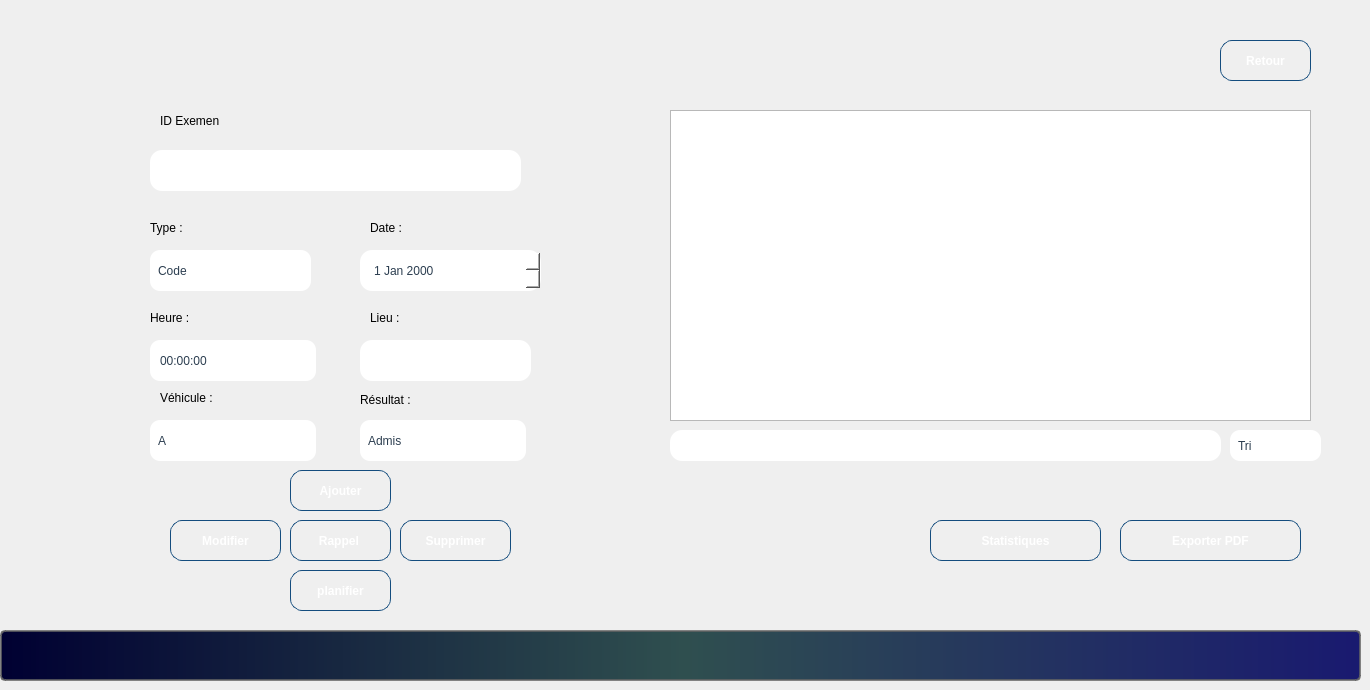
    <widget class="QWidget" name="Gestion_des_examens">
     <widget class="QTableView" name="tableView_examens">
      <property name="geometry">
       <rect>
        <x>670</x>
        <y>110</y>
        <width>641</width>
        <height>311</height>
       </rect>
      </property>
      <property name="toolTip">
       <string>&lt;html&gt;&lt;head/&gt;&lt;body&gt;&lt;p&gt;&lt;br/&gt;&lt;/p&gt;&lt;/body&gt;&lt;/html&gt;</string>
      </property>
      <property name="styleSheet">
       <string notr="true">/* Style global du tableau */
QTableWidget, QTableView {
    background-color: white;          /* fond neutre */
    border: 2px solid #43cea2;        /* contour vert-bleu */
    border-radius: 12px;
    gridline-color: #dcdcdc;          /* lignes discrètes */
    selection-background-color: #43cea2;
    selection-color: white;
}

/* En-têtes horizontaux */
QHeaderView::section {
    background: white;                /* fond neutre */
    color: #2c3e50;                   /* texte gris foncé */
    padding: 4px;
    border: 1px solid #43cea2;        /* contour vert-bleu */
    border-radius: 6px;
}

/* Lignes de cellule */
QTableWidget::item {
    padding: 4px;
    border-bottom: 1px solid #eaeaea; /* lignes grises claires */
}

/* Lignes au survol */
QTableWidget::item:hover {
    background-color: rgba(67, 206, 162, 0.1); /* léger voile vert */
}

/* Lignes sélectionnées */
QTableWidget::item:selected {
    background-color: #43cea2;        /* vert-bleu */
    color: white;
}

/* Scrollbars sobres */
QScrollBar:vertical {
    border: none;
    background: #f0f0f0;
    width: 12px;
    border-radius: 6px;
}

QScrollBar::handle:vertical {
    background: #43cea2;              /* juste la poignée colorée */
    min-height: 20px;
    border-radius: 6px;
}

QScrollBar::add-line:vertical, QScrollBar::sub-line:vertical {
    height: 0px;
}

QScrollBar::add-page:vertical, QScrollBar::sub-</string>
      </property>
     </widget>
     <widget class="QPushButton" name="exporterPDF">
      <property name="geometry">
       <rect>
        <x>1120</x>
        <y>520</y>
        <width>181</width>
        <height>41</height>
       </rect>
      </property>
      <property name="styleSheet">
       <string notr="true">QPushButton {
    background: qlineargradient(x1:0, y1:0, x2:1, y2:0,
        stop:0 #43cea2,
        stop:1 #185a9d
    );
    color: white;
    border-radius: 12px;
    padding: 10px 22px;
    font-weight: bold;
    border: 1px solid #144d7e;
}

QPushButton:hover {
    background: qlineargradient(x1:0, y1:0, x2:1, y2:0,
        stop:0 #ff4e50,   /* rouge vif */
        stop:0.5 #fc913a, /* orange vif */
        stop:1 #f9d423   /* jaune lumineux */
    );
    border: 1px solid #e04b3f; /* bordure assortie au feu */
}
</string>
      </property>
      <property name="text">
       <string>Exporter PDF</string>
      </property>
     </widget>
     <widget class="QComboBox" name="comboBox_vehicule">
      <property name="geometry">
       <rect>
        <x>150</x>
        <y>420</y>
        <width>170</width>
        <height>41</height>
       </rect>
      </property>
      <property name="styleSheet">
       <string notr="true">QComboBox {
    border: 2px solid qlineargradient(x1:0, y1:0, x2:1, y2:0,
        stop:0 #43cea2, stop:1 #185a9d);
    border-radius: 10px;    /* un peu moins arrondi si tu veux */
    padding: 4px 8px;       /* moins d'espace intérieur */
    background: white;
    color: #2c3e50;
    min-width: 100px;       /* largeur minimale plus petite */
    max-width: 150px;       /* facultatif : limite largeur */
    height: 24px;           /* hauteur plus petite */
}

/* Drop-down (flèche) */
QComboBox::drop-down {
    subcontrol-origin: padding;
    subcontrol-position: top right;
    width: 20px;           /* réduit largeur flèche */
    border: none;
    background: transparent;
}

QComboBox::down-arrow {
    width: 12px;
    height: 12px;
}

/* Hover et focus restent inchangés */
QComboBox:focus {
    border: 2px solid qlineargradient(x1:0, y1:0, x2:1, y2:0,
        stop:0 #ff4b1f, stop:1 #ffc837);
    box-shadow: 0 0 4px rgba(255, 107, 53, 0.6);
}

QComboBox:hover {
    border: 2px solid #43cea2;
    box-shadow: 0 0 4px rgba(67, 206, 162, 0.6);
}

/* Menu déroulant */
QComboBox QAbstractItemView {
    background: white;
    border: 1px solid #43cea2;
    selection-background-color: #43cea2;
    selection-color: white;
}</string>
      </property>
      <item>
       <property name="text">
        <string>A</string>
       </property>
      </item>
      <item>
       <property name="text">
        <string>B</string>
       </property>
      </item>
      <item>
       <property name="text">
        <string>241-7474</string>
       </property>
      </item>
     </widget>
     <widget class="QPushButton" name="pushButton_stats">
      <property name="geometry">
       <rect>
        <x>930</x>
        <y>520</y>
        <width>171</width>
        <height>41</height>
       </rect>
      </property>
      <property name="styleSheet">
       <string notr="true">QPushButton {
    background: qlineargradient(x1:0, y1:0, x2:1, y2:0,
        stop:0 #43cea2,
        stop:1 #185a9d
    );
    color: white;
    border-radius: 12px;
    padding: 10px 22px;
    font-weight: bold;
    border: 1px solid #144d7e;
}

QPushButton:hover {
    background: qlineargradient(x1:0, y1:0, x2:1, y2:0,
        stop:0 #ff4e50,   /* rouge vif */
        stop:0.5 #fc913a, /* orange vif */
        stop:1 #f9d423   /* jaune lumineux */
    );
    border: 1px solid #e04b3f; /* bordure assortie au feu */
}
</string>
      </property>
      <property name="text">
       <string>Statistiques</string>
      </property>
     </widget>
     <widget class="QLabel" name="label">
      <property name="geometry">
       <rect>
        <x>160</x>
        <y>110</y>
        <width>61</width>
        <height>21</height>
       </rect>
      </property>
      <property name="text">
       <string>ID Exemen :</string>
      </property>
     </widget>
     <widget class="QPushButton" name="pushButton_ajouter">
      <property name="geometry">
       <rect>
        <x>290</x>
        <y>470</y>
        <width>101</width>
        <height>41</height>
       </rect>
      </property>
      <property name="styleSheet">
       <string notr="true">QPushButton {
    background: qlineargradient(x1:0, y1:0, x2:1, y2:0,
        stop:0 #43cea2,
        stop:1 #185a9d
    );
    color: white;
    border-radius: 12px;
    padding: 10px 22px;
    font-weight: bold;
    border: 1px solid #144d7e;
}

QPushButton:hover {
    background: qlineargradient(x1:0, y1:0, x2:1, y2:0,
        stop:0 #ff4e50,   /* rouge vif */
        stop:0.5 #fc913a, /* orange vif */
        stop:1 #f9d423   /* jaune lumineux */
    );
    border: 1px solid #e04b3f; /* bordure assortie au feu */
}
</string>
      </property>
      <property name="text">
       <string>Ajouter</string>
      </property>
     </widget>
     <widget class="QLabel" name="label_4">
      <property name="geometry">
       <rect>
        <x>150</x>
        <y>310</y>
        <width>49</width>
        <height>16</height>
       </rect>
      </property>
      <property name="text">
       <string>Heure :</string>
      </property>
     </widget>
     <widget class="QComboBox" name="comboBox_type">
      <property name="geometry">
       <rect>
        <x>150</x>
        <y>250</y>
        <width>161</width>
        <height>41</height>
       </rect>
      </property>
      <property name="styleSheet">
       <string notr="true">QComboBox {
    border: 2px solid qlineargradient(x1:0, y1:0, x2:1, y2:0,
        stop:0 #43cea2, stop:1 #185a9d);
    border-radius: 10px;    /* un peu moins arrondi si tu veux */
    padding: 4px 8px;       /* moins d'espace intérieur */
    background: white;
    color: #2c3e50;
    min-width: 100px;       /* largeur minimale plus petite */
    max-width: 150px;       /* facultatif : limite largeur */
    height: 24px;           /* hauteur plus petite */
}

/* Drop-down (flèche) */
QComboBox::drop-down {
    subcontrol-origin: padding;
    subcontrol-position: top right;
    width: 20px;           /* réduit largeur flèche */
    border: none;
    background: transparent;
}

QComboBox::down-arrow {
    width: 12px;
    height: 12px;
}

/* Hover et focus restent inchangés */
QComboBox:focus {
    border: 2px solid qlineargradient(x1:0, y1:0, x2:1, y2:0,
        stop:0 #ff4b1f, stop:1 #ffc837);
    box-shadow: 0 0 4px rgba(255, 107, 53, 0.6);
}

QComboBox:hover {
    border: 2px solid #43cea2;
    box-shadow: 0 0 4px rgba(67, 206, 162, 0.6);
}

/* Menu déroulant */
QComboBox QAbstractItemView {
    background: white;
    border: 1px solid #43cea2;
    selection-background-color: #43cea2;
    selection-color: white;
}</string>
      </property>
      <item>
       <property name="text">
        <string>Code</string>
       </property>
      </item>
      <item>
       <property name="text">
        <string>Circuit</string>
       </property>
      </item>
      <item>
       <property name="text">
        <string>Parking</string>
       </property>
      </item>
     </widget>
     <widget class="QLineEdit" name="lineEdit_rechercheType">
      <property name="geometry">
       <rect>
        <x>670</x>
        <y>430</y>
        <width>551</width>
        <height>31</height>
       </rect>
      </property>
      <property name="styleSheet">
       <string notr="true">QLineEdit {
    border: 2px solid qlineargradient(x1:0, y1:0, x2:1, y2:0,
        stop:0 #43cea2, stop:1 #185a9d);
    border-radius: 12px;
    padding: 6px 12px;
    background: white;
    color: #2c3e50;
}

QLineEdit:focus {
    border: 2px solid qlineargradient(x1:0, y1:0, x2:1, y2:0,
        stop:0 #ff4b1f, stop:1 #ffc837); /* style feu au focus */
}
</string>
      </property>
      <property name="text">
       <string/>
      </property>
     </widget>
     <widget class="QTimeEdit" name="timeEdit_heure">
      <property name="geometry">
       <rect>
        <x>150</x>
        <y>340</y>
        <width>170</width>
        <height>41</height>
       </rect>
      </property>
      <property name="styleSheet">
       <string notr="true">QTimeEdit {
    border: 2px solid qlineargradient(x1:0, y1:0, x2:1, y2:0,
        stop:0 #43cea2, stop:1 #185a9d);
    border-radius: 10px;
    padding: 4px 8px;
    background: white;
    color: #2c3e50;
    min-width: 100px;
    max-width: 150px;
    height: 24px;
    selection-background-color: #43cea2; /* couleur quand on sélectionne une partie de l'heure */
    selection-color: white;
}

/* Boutons d’incrémentation/décrémentation */
QTimeEdit::up-button {
    subcontrol-origin: border;
    subcontrol-position: top right;
    width: 16px;
    border: none;
    background: transparent;
}

QTimeEdit::down-button {
    subcontrol-origin: border;
    subcontrol-position: bottom right;
    width: 16px;
    border: none;
    background: transparent;
}

QTimeEdit::up-arrow, QTimeEdit::down-arrow {
    width: 10px;
    height: 10px;
}

/* Focus */
QTimeEdit:focus {
    border: 2px solid qlineargradient(x1:0, y1:0, x2:1, y2:0,
        stop:0 #ff4b1f, stop:1 #ffc837);
    /* ⚠️ box-shadow n’est pas supporté par Qt StyleSheets */
}

/* Hover */
QTimeEdit:hover {
    border: 2px solid #43cea2;
}</string>
      </property>
     </widget>
     <widget class="QLabel" name="label_8">
      <property name="geometry">
       <rect>
        <x>160</x>
        <y>390</y>
        <width>61</width>
        <height>16</height>
       </rect>
      </property>
      <property name="styleSheet">
       <string notr="true">QPushButton {
    background: qlineargradient(x1: 0, y1: 0, x2: 1, y2: 0, stop: 0 rgba(0, 0, 50, 255), stop: 0.5 rgba(47, 79, 79, 255), stop: 1 rgba(25, 25, 112, 255));
    border: 2px solid rgba(100, 100, 100, 200);
    padding: 5px;
    color: white;
    font-weight: bold;
    border-radius: 5px;
}
</string>
      </property>
      <property name="text">
       <string>Véhicule :</string>
      </property>
     </widget>
     <widget class="QComboBox" name="comboBox_triDate">
      <property name="geometry">
       <rect>
        <x>1230</x>
        <y>430</y>
        <width>91</width>
        <height>31</height>
       </rect>
      </property>
      <property name="toolTip">
       <string>&lt;html&gt;&lt;head/&gt;&lt;body&gt;&lt;p&gt;&lt;br/&gt;&lt;/p&gt;&lt;/body&gt;&lt;/html&gt;</string>
      </property>
      <property name="styleSheet">
       <string notr="true">QComboBox {
    border: 2px solid qlineargradient(x1:0, y1:0, x2:1, y2:0,
        stop:0 #43cea2, stop:1 #185a9d);
    border-radius: 10px;    /* un peu moins arrondi si tu veux */
    padding: 4px 8px;       /* moins d'espace intérieur */
    background: white;
    color: #2c3e50;
   
 
}

/* Drop-down (flèche) */
QComboBox::drop-down {
    subcontrol-origin: padding;
    subcontrol-position: top right;
    width: 20px;           /* réduit largeur flèche */
    border: none;
    background: transparent;
}

QComboBox::down-arrow {
    width: 12px;
    height: 12px;
}

/* Hover et focus restent inchangés */
QComboBox:focus {
    border: 2px solid qlineargradient(x1:0, y1:0, x2:1, y2:0,
        stop:0 #ff4b1f, stop:1 #ffc837);
    box-shadow: 0 0 4px rgba(255, 107, 53, 0.6);
}

QComboBox:hover {
    border: 2px solid #43cea2;
    box-shadow: 0 0 4px rgba(67, 206, 162, 0.6);
}

/* Menu déroulant */
QComboBox QAbstractItemView {
    background: white;
    border: 1px solid #43cea2;
    selection-background-color: #43cea2;
    selection-color: white;
}</string>
      </property>
      <item>
       <property name="text">
        <string>Tri</string>
       </property>
      </item>
      <item>
       <property name="text">
        <string>Croissant</string>
       </property>
      </item>
      <item>
       <property name="text">
        <string>Décroissant</string>
       </property>
      </item>
     </widget>
     <widget class="QComboBox" name="comboBox_resultat">
      <property name="geometry">
       <rect>
        <x>360</x>
        <y>420</y>
        <width>170</width>
        <height>41</height>
       </rect>
      </property>
      <property name="styleSheet">
       <string notr="true">QComboBox {
    border: 2px solid qlineargradient(x1:0, y1:0, x2:1, y2:0,
        stop:0 #43cea2, stop:1 #185a9d);
    border-radius: 10px;    /* un peu moins arrondi si tu veux */
    padding: 4px 8px;       /* moins d'espace intérieur */
    background: white;
    color: #2c3e50;
    min-width: 100px;       /* largeur minimale plus petite */
    max-width: 150px;       /* facultatif : limite largeur */
    height: 24px;           /* hauteur plus petite */
}

/* Drop-down (flèche) */
QComboBox::drop-down {
    subcontrol-origin: padding;
    subcontrol-position: top right;
    width: 20px;           /* réduit largeur flèche */
    border: none;
    background: transparent;
}

QComboBox::down-arrow {
    width: 12px;
    height: 12px;
}

/* Hover et focus restent inchangés */
QComboBox:focus {
    border: 2px solid qlineargradient(x1:0, y1:0, x2:1, y2:0,
        stop:0 #ff4b1f, stop:1 #ffc837);
    box-shadow: 0 0 4px rgba(255, 107, 53, 0.6);
}

QComboBox:hover {
    border: 2px solid #43cea2;
    box-shadow: 0 0 4px rgba(67, 206, 162, 0.6);
}

/* Menu déroulant */
QComboBox QAbstractItemView {
    background: white;
    border: 1px solid #43cea2;
    selection-background-color: #43cea2;
    selection-color: white;
}</string>
      </property>
      <item>
       <property name="text">
        <string>Admis</string>
       </property>
      </item>
      <item>
       <property name="text">
        <string>En attente</string>
       </property>
      </item>
      <item>
       <property name="text">
        <string>Refuse</string>
       </property>
      </item>
     </widget>
     <widget class="QLineEdit" name="lineEdit_lieu">
      <property name="geometry">
       <rect>
        <x>360</x>
        <y>340</y>
        <width>171</width>
        <height>41</height>
       </rect>
      </property>
      <property name="styleSheet">
       <string notr="true">QLineEdit {
    border: 2px solid qlineargradient(x1:0, y1:0, x2:1, y2:0,
        stop:0 #43cea2, stop:1 #185a9d);
    border-radius: 12px;
    padding: 6px 12px;
    background: white;
    color: #2c3e50;
}

QLineEdit:focus {
    border: 2px solid qlineargradient(x1:0, y1:0, x2:1, y2:0,
        stop:0 #ff4b1f, stop:1 #ffc837); /* style feu au focus */
}
</string>
      </property>
      <property name="text">
       <string/>
      </property>
     </widget>
     <widget class="QLabel" name="label_9">
      <property name="geometry">
       <rect>
        <x>360</x>
        <y>390</y>
        <width>51</width>
        <height>20</height>
       </rect>
      </property>
      <property name="styleSheet">
       <string notr="true">QPushButton {
    background: qlineargradient(x1: 0, y1: 0, x2: 1, y2: 0, stop: 0 rgba(0, 0, 50, 255), stop: 0.5 rgba(47, 79, 79, 255), stop: 1 rgba(25, 25, 112, 255));
    border: 2px solid rgba(100, 100, 100, 200);
    padding: 5px;
    color: white;
    font-weight: bold;
    border-radius: 5px;
}</string>
      </property>
      <property name="text">
       <string>Résultat :</string>
      </property>
     </widget>
     <widget class="QLineEdit" name="lineEdit_id">
      <property name="geometry">
       <rect>
        <x>150</x>
        <y>150</y>
        <width>371</width>
        <height>41</height>
       </rect>
      </property>
      <property name="styleSheet">
       <string notr="true">QLineEdit {
    border: 2px solid qlineargradient(x1:0, y1:0, x2:1, y2:0,
        stop:0 #43cea2, stop:1 #185a9d);
    border-radius: 12px;
    padding: 6px 12px;
    background: white;
    color: #2c3e50;
}

QLineEdit:focus {
    border: 2px solid qlineargradient(x1:0, y1:0, x2:1, y2:0,
        stop:0 #ff4b1f, stop:1 #ffc837); /* style feu au focus */
}
</string>
      </property>
     </widget>
     <widget class="QLabel" name="label_2">
      <property name="geometry">
       <rect>
        <x>150</x>
        <y>220</y>
        <width>49</width>
        <height>16</height>
       </rect>
      </property>
      <property name="text">
       <string>Type :</string>
      </property>
     </widget>
     <widget class="QLabel" name="label_3">
      <property name="geometry">
       <rect>
        <x>370</x>
        <y>220</y>
        <width>49</width>
        <height>16</height>
       </rect>
      </property>
      <property name="text">
       <string>Date :</string>
      </property>
     </widget>
     <widget class="QDateEdit" name="dateEdit_date">
      <property name="geometry">
       <rect>
        <x>360</x>
        <y>250</y>
        <width>181</width>
        <height>41</height>
       </rect>
      </property>
      <property name="styleSheet">
       <string notr="true">QDateEdit {
    border: 2px solid qlineargradient(x1:0, y1:0, x2:1, y2:0,
        stop:0 #43cea2, stop:1 #185a9d);
    border-radius: 12px;
    padding: 6px 12px;
    background: white;
    color: #2c3e50;
}

QDateEdit:focus {
    border: 2px solid qlineargradient(x1:0, y1:0, x2:1, y2:0,
        stop:0 #ff4b1f, stop:1 #ffc837); /* effet feu au focus */
}</string>
      </property>
     </widget>
     <widget class="QLabel" name="label_5">
      <property name="geometry">
       <rect>
        <x>370</x>
        <y>310</y>
        <width>49</width>
        <height>16</height>
       </rect>
      </property>
      <property name="text">
       <string>Lieu :</string>
      </property>
     </widget>
     <widget class="QLabel" name="label_6">
      <property name="geometry">
       <rect>
        <x>0</x>
        <y>0</y>
        <width>141</width>
        <height>111</height>
       </rect>
      </property>
      <property name="text">
       <string/>
      </property>
      <property name="pixmap">
       <pixmap resource="logo.qrc">:/logo /logo.png</pixmap>
      </property>
      <property name="scaledContents">
       <bool>true</bool>
      </property>
     </widget>
     <widget class="QPushButton" name="pushButton_retour">
      <property name="geometry">
       <rect>
        <x>1220</x>
        <y>40</y>
        <width>91</width>
        <height>41</height>
       </rect>
      </property>
      <property name="styleSheet">
       <string notr="true">QPushButton {
    background: qlineargradient(x1:0, y1:0, x2:1, y2:0,
        stop:0 #43cea2,
        stop:1 #185a9d
    );
    color: white;
    border-radius: 12px;
    padding: 10px 22px;
    font-weight: bold;
    border: 1px solid #144d7e;
}

/* Hover : dégradé de rouges uniquement */
QPushButton:hover {
    background: qlineargradient(x1:0, y1:0, x2:1, y2:0,
        stop:0 #ff0000,   /* rouge vif */
        stop:0.5 #cc0000, /* rouge moyen */
        stop:1 #990000    /* rouge foncé */
    );
    border: 1px solid #800000; /* bordure assortie au dégradé */
    color: white;               /* texte reste blanc */
}</string>
      </property>
      <property name="text">
       <string>Retour</string>
      </property>
     </widget>
     <widget class="QPushButton" name="pushButton_planifier">
      <property name="geometry">
       <rect>
        <x>290</x>
        <y>570</y>
        <width>101</width>
        <height>41</height>
       </rect>
      </property>
      <property name="styleSheet">
       <string notr="true">QPushButton {
    background: qlineargradient(x1:0, y1:0, x2:1, y2:0,
        stop:0 #43cea2,
        stop:1 #185a9d
    );
    color: white;
    border-radius: 12px;
    padding: 10px 22px;
    font-weight: bold;
    border: 1px solid #144d7e;
}

QPushButton:hover {
    background: qlineargradient(x1:0, y1:0, x2:1, y2:0,
        stop:0 #ff4e50,   /* rouge vif */
        stop:0.5 #fc913a, /* orange vif */
        stop:1 #f9d423   /* jaune lumineux */
    );
    border: 1px solid #e04b3f; /* bordure assortie au feu */
}
</string>
      </property>
      <property name="text">
       <string>planifier</string>
      </property>
     </widget>
     <widget class="QPushButton" name="pushButton_supprimer">
      <property name="geometry">
       <rect>
        <x>400</x>
        <y>520</y>
        <width>111</width>
        <height>41</height>
       </rect>
      </property>
      <property name="styleSheet">
       <string notr="true">QPushButton {
    background: qlineargradient(x1:0, y1:0, x2:1, y2:0,
        stop:0 #43cea2,
        stop:1 #185a9d
    );
    color: white;
    border-radius: 12px;
    padding: 10px 22px;
    font-weight: bold;
    border: 1px solid #144d7e;
}

QPushButton:hover {
    background: qlineargradient(x1:0, y1:0, x2:1, y2:0,
        stop:0 #ff4e50,   /* rouge vif */
        stop:0.5 #fc913a, /* orange vif */
        stop:1 #f9d423   /* jaune lumineux */
    );
    border: 1px solid #e04b3f; /* bordure assortie au feu */
}
</string>
      </property>
      <property name="text">
       <string>Supprimer</string>
      </property>
     </widget>
     <widget class="QPushButton" name="pushButton_modifier">
      <property name="geometry">
       <rect>
        <x>170</x>
        <y>520</y>
        <width>111</width>
        <height>41</height>
       </rect>
      </property>
      <property name="styleSheet">
       <string notr="true">QPushButton {
    background: qlineargradient(x1:0, y1:0, x2:1, y2:0,
        stop:0 #43cea2,
        stop:1 #185a9d
    );
    color: white;
    border-radius: 12px;
    padding: 10px 22px;
    font-weight: bold;
    border: 1px solid #144d7e;
}

QPushButton:hover {
    background: qlineargradient(x1:0, y1:0, x2:1, y2:0,
        stop:0 #ff4e50,   /* rouge vif */
        stop:0.5 #fc913a, /* orange vif */
        stop:1 #f9d423   /* jaune lumineux */
    );
    border: 1px solid #e04b3f; /* bordure assortie au feu */
}
</string>
      </property>
      <property name="text">
       <string>Modifier</string>
      </property>
     </widget>
     <widget class="QPushButton" name="pushButton_9">
      <property name="geometry">
       <rect>
        <x>0</x>
        <y>630</y>
        <width>1361</width>
        <height>51</height>
       </rect>
      </property>
      <property name="styleSheet">
       <string notr="true">QPushButton {
    background: qlineargradient(x1: 0, y1: 0, x2: 1, y2: 0, stop: 0 rgba(0, 0, 50, 255), stop: 0.5 rgba(47, 79, 79, 255), stop: 1 rgba(25, 25, 112, 255));
    border: 2px solid rgba(100, 100, 100, 200);
    padding: 5px;
    color: white;
    font-weight: bold;
    border-radius: 5px;
}</string>
      </property>
      <property name="text">
       <string/>
      </property>
     </widget>
     <widget class="QPushButton" name="pushButton_rappel">
      <property name="geometry">
       <rect>
        <x>290</x>
        <y>520</y>
        <width>101</width>
        <height>41</height>
       </rect>
      </property>
      <property name="styleSheet">
       <string notr="true">QPushButton {
    background: qlineargradient(x1:0, y1:0, x2:1, y2:0,
        stop:0 #43cea2,
        stop:1 #185a9d
    );
    color: white;
    border-radius: 12px;
    padding: 10px 22px;
    font-weight: bold;
    border: 1px solid #144d7e;
}

QPushButton:hover {
    background: qlineargradient(x1:0, y1:0, x2:1, y2:0,
        stop:0 #ff4e50,   /* rouge vif */
        stop:0.5 #fc913a, /* orange vif */
        stop:1 #f9d423   /* jaune lumineux */
    );
    border: 1px solid #e04b3f; /* bordure assortie au feu */
}
</string>
      </property>
      <property name="text">
       <string>Rappel </string>
      </property>
     </widget>
    </widget>
